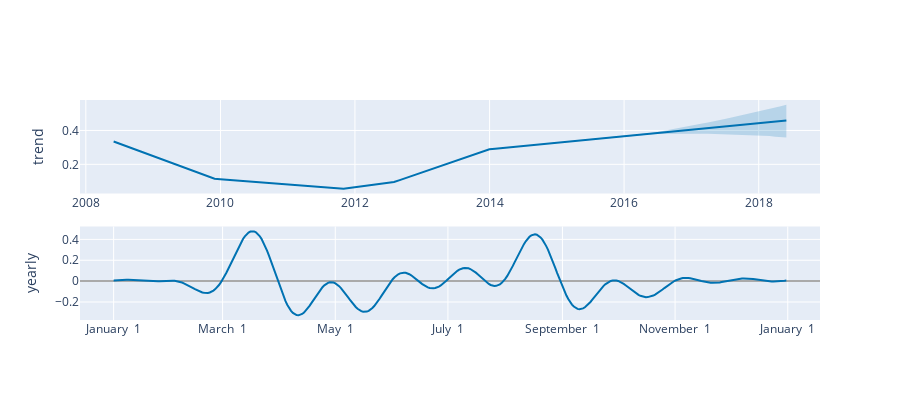

The notebook cell this image was saved under:
### Markdown cell above
The graph shows a time series data forecasted into the future from 2008 to 2018.
The plot shows a dip in values around 2012 and a steady increase from there onwards.

### Code cell
plot_components_plotly(prophet_model2, forecast)
